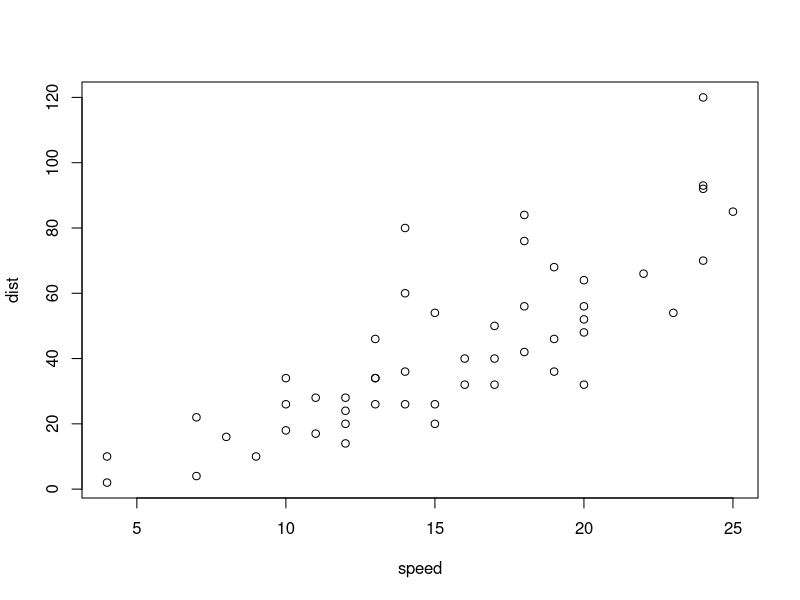
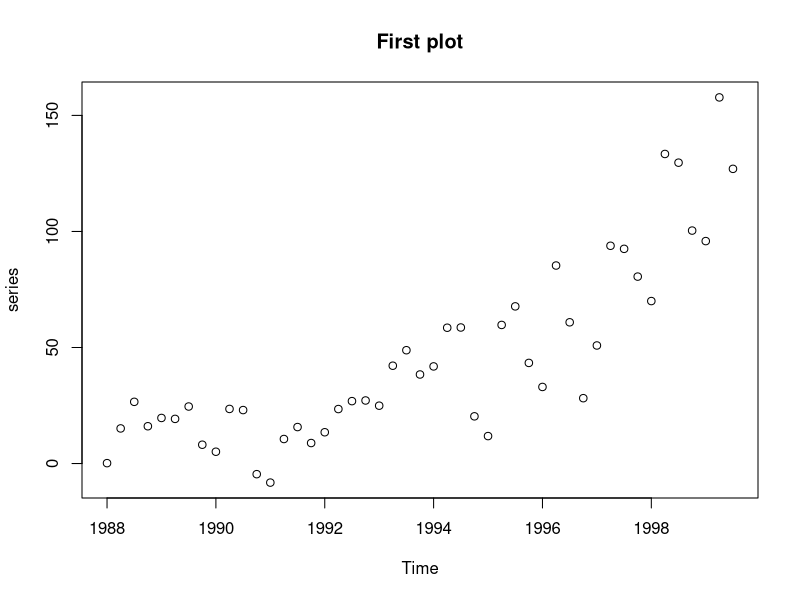
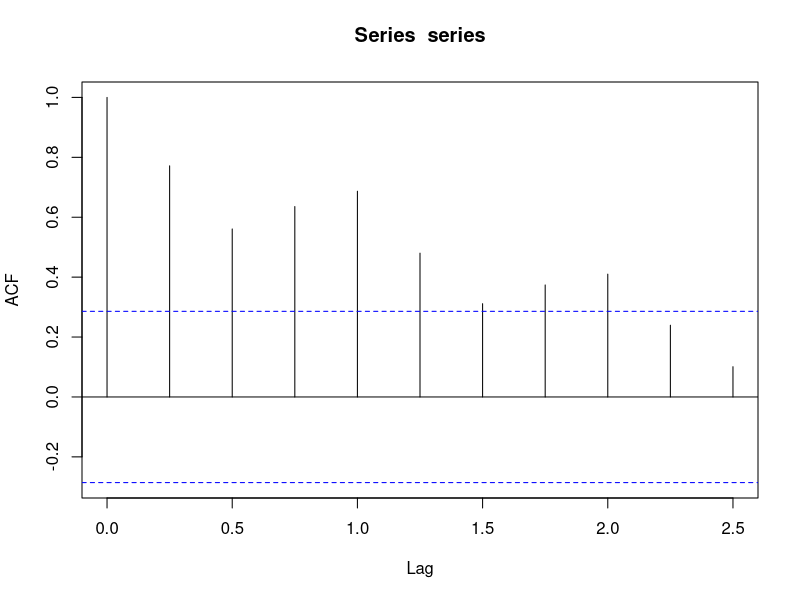

Generate these figures, in order, with R:
## ---- chunk 1
plot(cars)
## ---- chunk 2
#For this, we use the package readxl and its function read_excel
#first, apply the function to the file
#create an object called firstdata0 and apply the function to it
#we have to specify the file name. This argument is a string, therefore use quotation marks ""
firstdata0 <- readxl::read_excel("first session.xlsx")
firstdata0
## ---- chunk 3
#remove firstdata0
remove(firstdata0)
#add some inputs to the function
#We additionally specify the file name, which sheet to take the data from, and the range. Why the range? I only want to get the first column.
firstdata <- readxl::read_excel("first session.xlsx", sheet='Sheet1', range = "A1:A48")
#this displays the first five entries
head(firstdata, n=5)
## ---- chunk 4
str(firstdata)
## ---- chunk 5
#to make a time series, create a new object and apply the ts function to it like this:
series <- ts(firstdata$Series, frequency=4, start=1988)
#as you can see, we defined the frequency of observations as 4 per year and the starting year as 1988. 
#let's display the object
series
## ---- chunk 6
#we use a generic plot function, there are many more.
#we use type = "p" for points in the scatterplot. Other types are available, use Help in Rstudio(F1) to find out more.
#main is the title of the plot
plot(series, type="p",main="First plot")


## ---- chunk 7
#first, we specify the series, then we want to first look at the ACF, then we want to see it plotted. All until lag 10.
acf(series, plot=FALSE, lag.max =10)
acf(series, plot=TRUE, lag.max=10)
